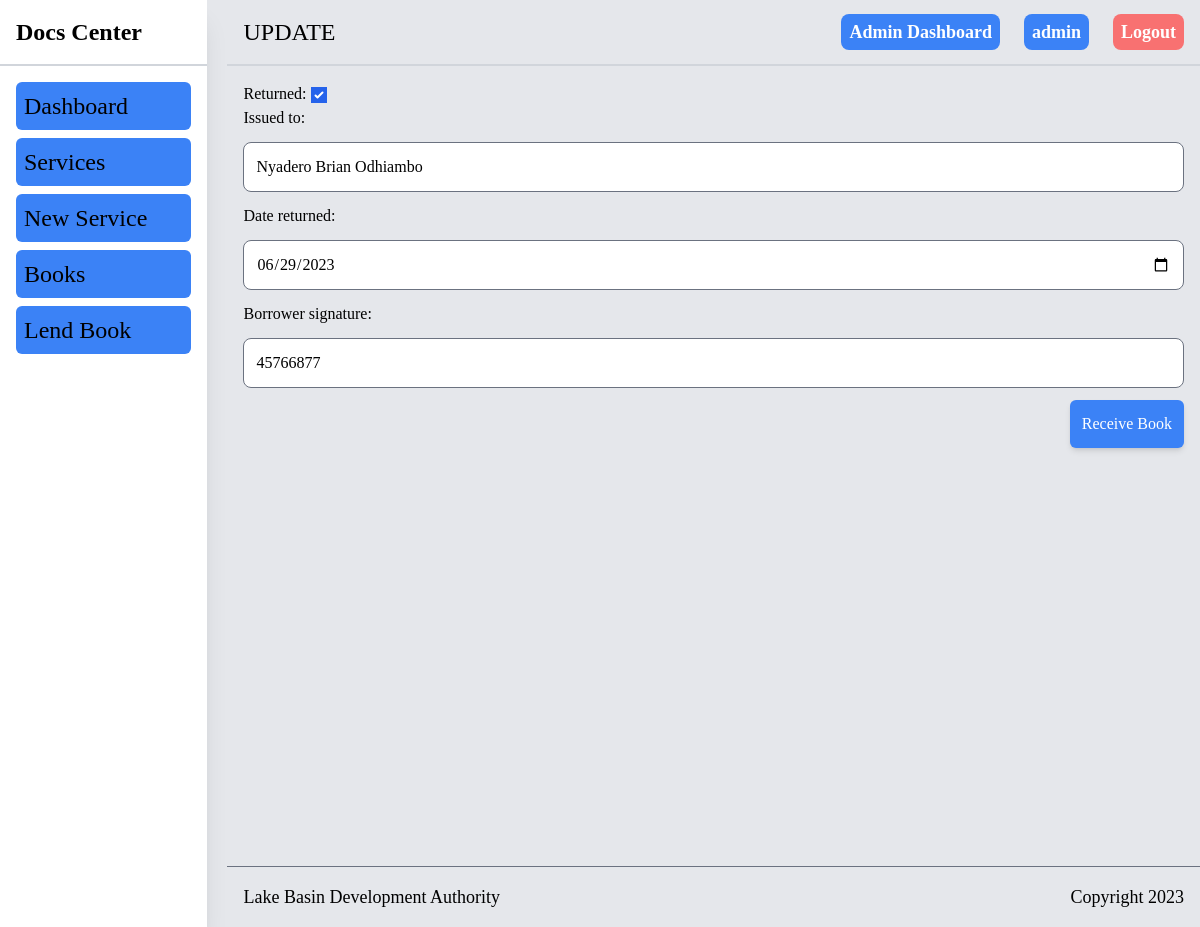
Page /library/return-book/1 (signed in) on the committed database.
### library/models.py (models this page shows, shortened)
class Book(models.Model):
    author = models.CharField(max_length=255)
    title = models.CharField(max_length=255)
    no_of_volume = models.CharField(max_length=255, null=True)
    issued_to = models.CharField(max_length=255, null=True)
    borrower_signature = models.IntegerField(null=False)
    created_at = models.DateTimeField(auto_now_add=True)
    returned = models.BooleanField(default=False)
    borrowed = models.BooleanField(default=False)
    issuing_officer = models.ForeignKey(User, related_name="books", on_delete=models.CASCADE, default=1)
    due_back = models.DateField(null=False)
    date_borrowed = models.DateField(null=False)
    date_returned = models.DateField(null = True)
    class Meta:
        ordering = ('title',)
        verbose_name_plural = "Books"

### library/views.py (the view)
# urls.py: re_path(r'^return-book/(?P<pk>\d+)', views.returnDocument, name="return-book"),
@login_required
def returnDocument(request, pk):
    document = get_object_or_404(Book, pk=pk)
    if request.method == "POST":
        form = ReturnBook(instance=document, data=request.POST)
        if form.is_valid():
            form.save()
            return redirect("library:index")
    else:
        form = ReturnBook(instance=document)
    return render(request, "library/edit-document.html", {"form": form, "object": document})

### library/forms.py
class ReturnBook(forms.ModelForm):
    class Meta:
        model = Book
        fields = ["returned", "issued_to", "date_returned", "borrower_signature" ]
        widgets = {
            "returned": forms.CheckboxInput(attrs={"class": "w-8 h-8", "type": "checkbox"}),
            "issued_to": forms.TextInput(attrs={"class": INPUT_CLASS}),
            "date_returned": forms.DateInput(attrs={"class": INPUT_CLASS, "type": "date"}),
            "borrower_signature": forms.NumberInput(attrs={"class": INPUT_CLASS})
        }

### library/templates/library/edit-document.html (shortened to what this page needs)
{% extends 'core/base.html' %}
{% block crumbs %} Update {% endblock %}
{% block content %}
<div>
   <div>
        <form action="" method="post">
            {{ form.as_p }}
            <div class="flex justify-end w-full">
                <button class="bg-blue-500 text-white p-3 rounded-md shadow-md">Receive Book</button>
            </div>
        </form>
    </div>
</div>
{% endblock %}

### core/templates/core/base.html (shortened to what this page needs)
{% load static tailwind_tags %}
<!DOCTYPE html>
<html lang="en">
	<head>
		{% tailwind_css %}
	</head>
	<body class="bg-gray-200 font-serif leading-normal tracking-normal">
        <section class="flex gap-5">
            <aside class="bg-white shadow-xl w-64">
                <div class="sticky top-0">
                      <div class="p-4 border-b-2 border-b-gray-300">
                    <a href="/" class="font-semibold text-2xl" >Docs Center</a>
                </div>
                <nav class="p-4 w-full">
                    <ul class="">
                        <a href="/" class="text-2xl font-medium text-black dark:text-white mb-4 active::text-red-500">
                           <li class="mb-2 bg-blue-500 p-2 rounded-md w-full cursor-pointer focus:bg-blue-900">Dashboard</li>
                        </a>
                        <a href="{% url 'services:index' %}" class="text-2xl font-medium text-black dark:text-white mb-4">
                            <li class="mb-2 bg-blue-500 p-2 rounded-md w-full cursor-pointer focus:bg-blue-900">Services</li>
                        </a>
                        <a href="{% url 'services:new-request' %}" class="text-2xl font-medium text-black dark:text-white mb-4">
                            <li class="mb-2 bg-blue-500 p-2 rounded-md w-full cursor-pointer focus:bg-blue-900">New Service</li>
                        </a>
                        <a href="{% url 'library:index' %}" class="text-2xl font-medium text-black dark:text-white mb-4">
                            <li class="mb-2 bg-blue-500 p-2 rounded-md w-full cursor-pointer focus:bg-blue-900">Books</li>
                        </a>
                        <a href="{% url 'library:new-document' %}" class="text-2xl font-medium text-black dark:text-white mb-4">
                            <li class="mb-2 bg-blue-500 p-2 rounded-md w-full cursor-pointer focus:bg-blue-900">Lend Book</li>
                        </a>
                    </ul>
                </nav>
                </div>
            </aside>
            <section class="container mx-auto w-full">
                <nav class="w-full flex justify-between items-center p-4 sticky top-0 container mx-auto border-b-2 border-b-gray-300 z-20 bg-gray-200">
                            <div>
                        <h3 class="text-2xl font-medium uppercase">{% block crumbs %}{% endblock %}</h3>
                    </div>
                    <ul class="flex items-center space-x-6">
                        {% if request.user.is_authenticated %}
                        <li><a href="{% url 'admin:index' %}" class="text-lg font-semibold bg-blue-500 hover:bg-blue-700 text-white rounded-lg p-2">Admin Dashboard</a></li>
                        <li><a href="#" class="text-lg font-semibold bg-blue-500 hover:bg-blue-700 text-white rounded-lg p-2">{{request.user.username}}</a></li>
                        <li><a href="{% url 'logout' %}" class="text-lg font-semibold bg-red-400 hover:bg-red-700 text-white rounded-lg p-2">Logout</a></li>
                        {% else %}
                            <li><a href="{% url 'core:login' %}" class="text-lg font-semibold bg-blue-500 hover:bg-blue-700 text-white rounded-lg p-2">Login</a></li>
                            <li><a href="{% url 'admin:index' %}" class="text-lg font-semibold bg-blue-500 hover:bg-blue-700 text-white rounded-lg p-2">Admin</a></li>
                        {% endif %}
                    </ul>
                    </nav>
                <section class="min-h-screen">
			        <section class="min-h-screen p-4">
                       {% block content %}{% endblock %}
			        </section>
                </section>
                <footer class="container mx-auto border-t border-t-gray-500 p-4 flex justify-between items-center">
                    <h3 class="text-lg font-medium">Lake Basin Development Authority</h3>
                    <small class="text-lg font-medium" id="copyright">Copyright  </small>
                </footer>
            </section>
        </section>
	</body>
</html>

### rows in the picture
Book: returned "☑", issued_to "Nyadero Brian Odhiambo", date_returned "06/29/2023", borrower_signature "45766877"

### other values in the picture
{{ request.user.username }} "admin"
